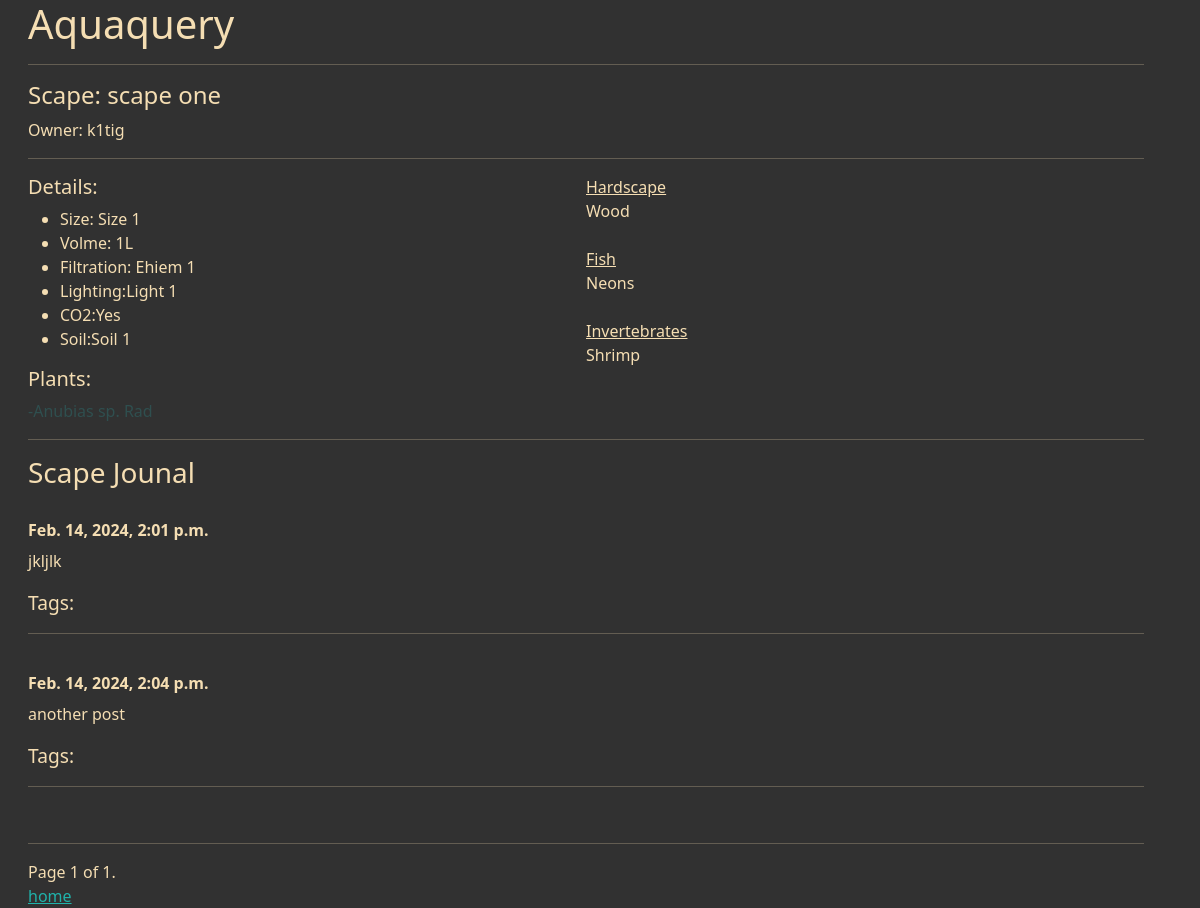
The app's page /catalog/scape/1, older data.
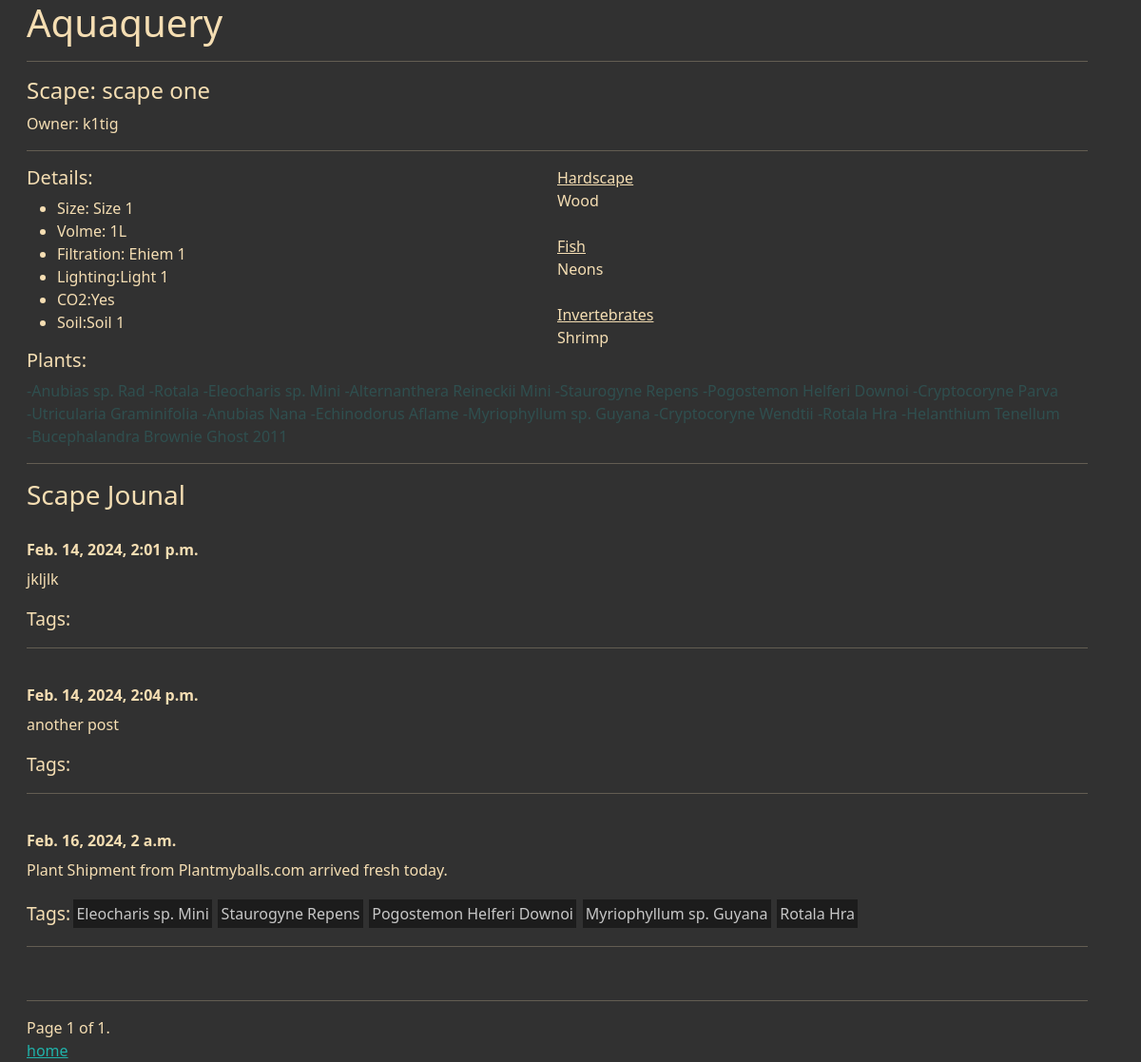
The same page, newer data.
### catalog/models.py (models this page shows, shortened)
class Scape(models.Model):
    scape_name = models.CharField(max_length=100)
    owner = models.ForeignKey(Profile, on_delete=models.CASCADE, related_name = "owner_name")
    size = models.ForeignKey(TankSize, on_delete=models.CASCADE)
    volume = models.ForeignKey(TankVolume, on_delete=models.CASCADE)
    filtration = models.ForeignKey(TankFilter, on_delete=models.CASCADE)
    lighting = models.ForeignKey(TankLight, on_delete=models.CASCADE)
    co2 = models.ForeignKey(TankCo2, on_delete=models.CASCADE)
    soil = models.ForeignKey(TankSoil, on_delete=models.CASCADE)
    hardscape = models.ManyToManyField(TankHardscape, blank = True)
    fish = models.ManyToManyField(Fish, blank = True)
    invertebrate = models.ManyToManyField(Invertebrate, blank = True)
    plants = models.ManyToManyField(Plant, related_name= "fucking_scape_id", blank = True)

class Profile(models.Model):
    user_name = models.ForeignKey(User,on_delete=models.CASCADE, related_name = "user")
    country = models.CharField(max_length=200, blank = True)
    instagram = models.CharField(max_length=200)
    def __str__(self):
        return self.user_name.username

class TankSize(models.Model):
    size = models.CharField(max_length=10)
    def __str__(self):
        return self.size

class TankVolume(models.Model):
    volume = models.CharField(max_length=10)
    def __str__(self):
        return self.volume

class TankFilter(models.Model):
    name = models.CharField(max_length=200)
    def __str__(self):
        return self.name

class TankLight(models.Model):
    name = models.CharField(max_length=200)
    def __str__(self):
        return self.name

class TankCo2(models.Model):
    co2 = models.CharField(max_length=3)
    class Meta:
        verbose_name_plural = "Co2"
    def __str__(self):
        return self.co2

class TankSoil(models.Model):
    name = models.CharField(max_length=100)
    def __str__(self):
        return self.name

class TankHardscape(models.Model):
    HARDSCAPE_TYPES=[
        ("s" , "Stone"),
        ("w" , "Wood"),
    ]
    name = models.CharField(max_length=100)
    hardscape_type = models.CharField(choices = HARDSCAPE_TYPES, max_length=10)
    def __str__(self):
        return self.name

class Fish(models.Model):
    name = models.CharField(max_length=100)
    class Meta:
        verbose_name_plural = "Fish"
    def __str__(self):
        return self.name

class Invertebrate(models.Model):
    name = models.CharField(max_length=100)
    def __str__(self):
        return self.name

class Plant(models.Model):
    name = models.CharField(max_length=100)
    def __str__(self):
        return self.name

### journal/models.py (models this page shows)
class Entry(models.Model):
    scape = models.ForeignKey(Scape, on_delete=models.CASCADE)
    post_date = models.DateTimeField(default=timezone.now)
    content = models.TextField(max_length=2000)
    plant_tags = models.ManyToManyField(Plant, blank=True)

### catalog/views.py (the view)
# urls.py: path("catalog/scape/<int:pk>", scapeview, name="scape_view"),
def scapeview(request, pk):
    scape = Scape.objects.get(id=pk)
    feed = Entry.objects.filter(scape = pk)
    paginator = Paginator(feed, 3)
    page_number = request.GET.get("page")
    page_obj = paginator.get_page(page_number)
    context = {
        'scape' : scape,
        'feed' : feed,
        'page_obj' : page_obj,
    }
    return render(request, 'scape.html', context)

### catalog/templates/scape.html (shortened to what this page needs)
{% extends 'base_generic.html' %}
    {% block content %}
        <h4>Scape: {{ scape.scape_name }}</h4>
        <p>Owner: {{ scape.owner }}</p>
        <hr>
        <div style="display: grid; grid-template-columns: 1fr 1fr;">
            <div>
                <h5>Details:</h5>
                <ul>
                    <li>Size: {{scape.size}}</li>
                    <li>Volme: {{scape.volume}}</li>
                    <li>Filtration: {{scape.filtration}}</li>
                    <li>Lighting:{{scape.lighting}}</li>
                    <li>CO2:{{scape.co2}}</li>
                    <li>Soil:{{scape.soil}}</li>
                </ul>
            </div>
            <div>
                <div><span style="text-decoration: underline;">Hardscape</span></div>
                <div>{% for hardscape in scape.hardscape.all %} {{hardscape}} {% endfor %} </div>
                <br>
                <div><span style="text-decoration: underline;">Fish</span></div>
                <div>{% for fish in scape.fish.all %} {{fish}} {% endfor %}</div>
                <br>
                <div><span style="text-decoration: underline;">Invertebrates</span></div>
                <div>{% for invert in scape.invertebrate.all %} {{invert}} {% endfor %}</div>
            </div>
        </div>
        <div>
            <h5>Plants:</h5>
             <div style="display: flex; flex-wrap: wrap;">
                {% for i in scape.plants.all %}
                    <a style="text-decoration: none; color: darkslategray;" href="#">-{{i}}&nbsp;</a>
                {% endfor %}
             </div>
        </div>
        <hr>
        <h3>Scape Jounal</h3>
        <br>
        {% for feed in page_obj %}
        <div><h6 style="font-weight:600;">{{ feed.post_date }}</h6></div>
        <div><p>{{feed.content }}</p></div>
        <div style="display: flex; align-items: center; min-width: 96px; flex-wrap: wrap;"><span style="font-size:1.2rem;">Tags:</span> {% for tag in feed.plant_tags.all %} <a  style="text-decoration: none; color: rgb(199, 199, 199); background-color: rgb(28, 28, 28); margin: .2rem .2rem; padding: .2rem .2rem;" href="#">{{tag}}</a> {% endfor %}</div>
        <hr>
        <br>
        {% endfor %}
        <hr>
        <div class="pagination">
            <span class="step-links">
                <span class="current">
                    Page {{ page_obj.number }} of {{ page_obj.paginator.num_pages }}.
                </span>
            </span>
        </div>
    {% endblock %}

### catalog/templates/base_generic.html (shortened to what this page needs)
{% load static %}
<html lang="en">
<head>
    <link href="https://cdn.jsdelivr.net/npm/bootstrap@5.3.2/dist/css/bootstrap.min.css" rel="stylesheet">
    <link href="https://cdn.jsdelivr.net/npm/select2@4.1.0-rc.0/dist/css/select2.min.css" rel="stylesheet" />
    <link rel="stylesheet" href="{% static 'catalog/home.css' %}">
</head>
<body>
    <div style="width: auto; margin: 0rem 1rem" class="container mt-2;">
        <h1>Aquaquery</h1>
        <hr>
        {% block content %}
        {% endblock %}
        <a href="{% url 'home' %}">home</a>
    </div>
</body>
</html>

### catalog/static/catalog/home.css (style rules this page uses)
body { background-color: rgb(49, 49, 49); color: wheat; }
a { color: lightseagreen; }
h1 { color: wheat; }

Row changes from the older to the newer data that the page shows:
now on this page (row unchanged): Plant: name "Rotala", shown under "Plants:"
added Plant: name "Eleocharis sp. Mini"
added Plant: name "Alternanthera Reineckii Mini", shown under "Plants:"
added Plant: name "Staurogyne Repens"
added Plant: name "Pogostemon Helferi Downoi"
added Plant: name "Cryptocoryne Parva", shown under "Plants:"
added Plant: name "Utricularia Graminifolia", shown under "Plants:"
added Plant: name "Anubias Nana", shown under "Plants:"
added Plant: name "Echinodorus Aflame", shown under "Plants:"
added Plant: name "Myriophyllum sp. Guyana"
added Plant: name "Cryptocoryne Wendtii", shown under "Plants:"
added Plant: name "Rotala Hra"
added Plant: name "Helanthium Tenellum", shown under "Plants:"
added Plant: name "Bucephalandra Brownie Ghost 2011", shown under "Plants:"
added Entry: post_date "Feb. 16, 2024, 2 a.m.", content "Plant Shipment from Plantmyballs.com arrived fresh today."
